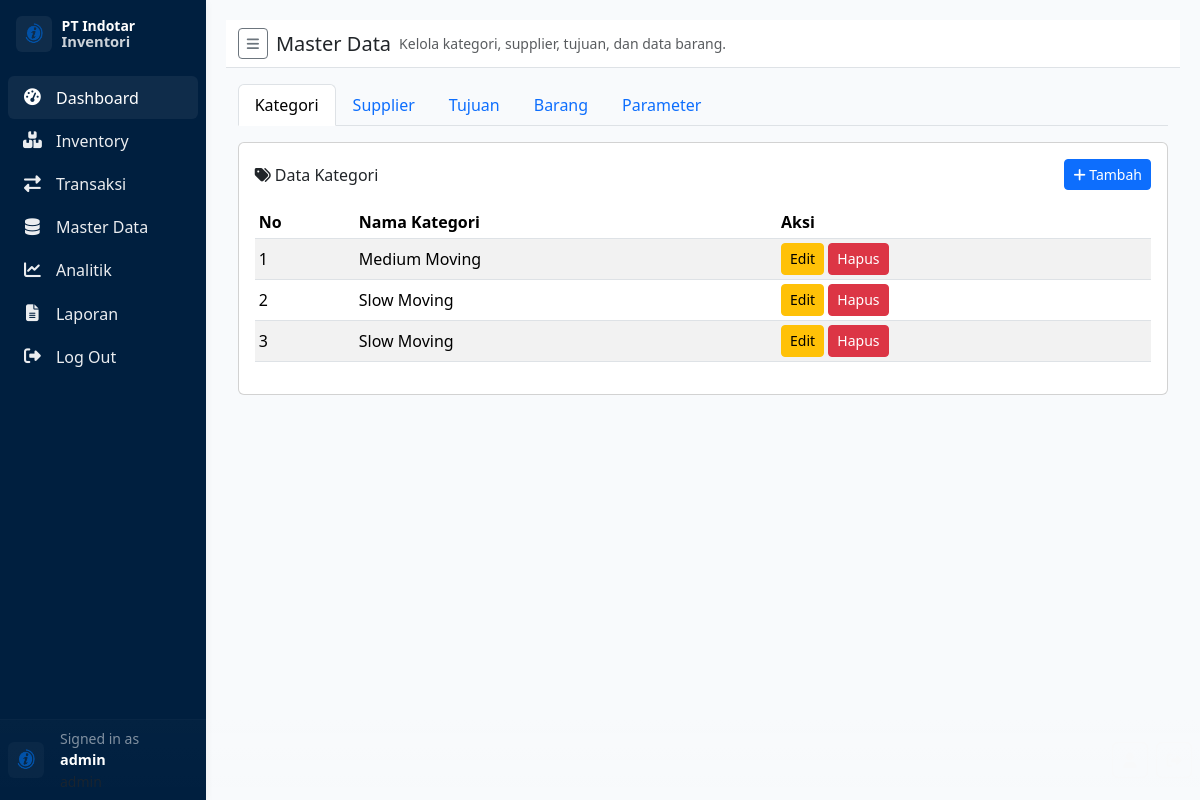
The page /master_data.php (signed in) on the database its author committed.
### tables this page shows
CREATE TABLE `kategori` (
  `id_kategori` int(11) NOT NULL,
  `nama_kategori` varchar(150) NOT NULL
);

### master_data.php (the view, shortened to what this page needs)
<?php
require_once "db.php";
function esc($v)
{
    return htmlspecialchars($v ?? '', ENT_QUOTES, 'UTF-8');
}
$kategoris = [];
$q = $conn->query("SELECT id_kategori, nama_kategori FROM kategori ORDER BY nama_kategori ASC");
if ($q) {
    while ($r = $q->fetch_assoc()) $kategoris[] = $r;
}
?>
<!doctype html>
<html lang="id">
<head>
    <link href="https://cdn.jsdelivr.net/npm/bootstrap@5.3.2/dist/css/bootstrap.min.css" rel="stylesheet">
    <link href="https://cdnjs.cloudflare.com/ajax/libs/font-awesome/6.5.0/css/all.min.css" rel="stylesheet">
</head>
<body>
    <div class="main-wrapper">
        <?php include 'sidebar.php'; ?>
        <div class="content-wrapper">
            <header class="bg-white border-bottom py-2">
                <div class="container-fluid d-flex align-items-center justify-content-between">
                    <div class="d-flex align-items-center gap-2">
                        <button id="btnToggleSidebar" class="btn btn-sm btn-outline-secondary" title="Toggle sidebar" aria-label="Toggle sidebar"><i class="fa fa-bars"></i></button>
                        <h5 class="mb-0">Master Data</h5>
                        <small class="text-muted">Kelola kategori, supplier, tujuan, dan data barang.</small>
                    </div>
                </div>
            </header>
            <div class="container-fluid">
                <ul class="nav nav-tabs mb-3" role="tablist">
                    <li class="nav-item"><button class="nav-link active" data-bs-toggle="tab" data-bs-target="#tab-kategori">Kategori</button></li>
                    <li class="nav-item"><button class="nav-link" data-bs-toggle="tab" data-bs-target="#tab-supplier">Supplier</button></li>
                    <li class="nav-item"><button class="nav-link" data-bs-toggle="tab" data-bs-target="#tab-tujuan">Tujuan</button></li>
                    <li class="nav-item"><button class="nav-link" data-bs-toggle="tab" data-bs-target="#tab-barang">Barang</button></li>
                    <li class="nav-item"><button class="nav-link" data-bs-toggle="tab" data-bs-target="#tab-parameter">Parameter</button></li>
                </ul>
                <div class="tab-content">
                    <div class="tab-pane fade show active" id="tab-kategori">
                        <div class="card mb-3">
                            <div class="card-body">
                                <div class="d-flex justify-content-between align-items-center mb-2">
                                    <div><i class="fa fa-tags"></i> Data Kategori</div>
                                    <div><button id="btnToggleAddKategori" class="btn btn-sm btn-primary"><i class="fa fa-plus"></i> Tambah</button></div>
                                </div>
                                <div class="table-responsive mt-3">
                                    <table class="table table-sm table-striped align-middle">
                                        <thead>
                                            <tr>
                                                <th>No</th>
                                                <th>Nama Kategori</th>
                                                <th>Aksi</th>
                                            </tr>
                                        </thead>
                                        <tbody id="kategoriTableBody">
                                            <?php $i = 1;
                                            foreach ($kategoris as $row): ?>
                                                <tr data-id="<?php echo esc($row['id_kategori']); ?>">
                                                    <td><?php echo $i++; ?></td>
                                                    <td class="kategori-name"><?php echo esc($row['nama_kategori']); ?></td>
                                                    <td class="small-actions">
                                                        <button class="btn btn-sm btn-warning btn-edit-kategori">Edit</button>
                                                        <button class="btn btn-sm btn-danger btn-delete-kategori">Hapus</button>
                                                    </td>
                                                </tr>
                                            <?php endforeach;
                                            if (empty($kategoris)) echo '<tr><td colspan="3" class="text-muted">Belum ada data.</td></tr>'; ?>
                                        </tbody>
                                    </table>
                                </div>
                            </div>
                        </div>
                    </div>
                </div>
            </div>
        </div>
    </div>
</body>
</html>

### master_data.php (style rules this page uses)
body { background: #f8fafc; overflow-x: hidden; }
.main-wrapper { display: flex; width: 100%; min-height: 100vh; }
.content-wrapper { flex-grow: 1; width: 100%; padding: 20px; }
.card { border-radius: 8px; }
.small-actions .btn { padding: .28rem .5rem; }

### rows shown on the page
kategori: nama_kategori "Medium Moving"
kategori: nama_kategori "Slow Moving"
kategori: nama_kategori "Slow Moving"

### other values the page prints
$current['username'] "admin"
